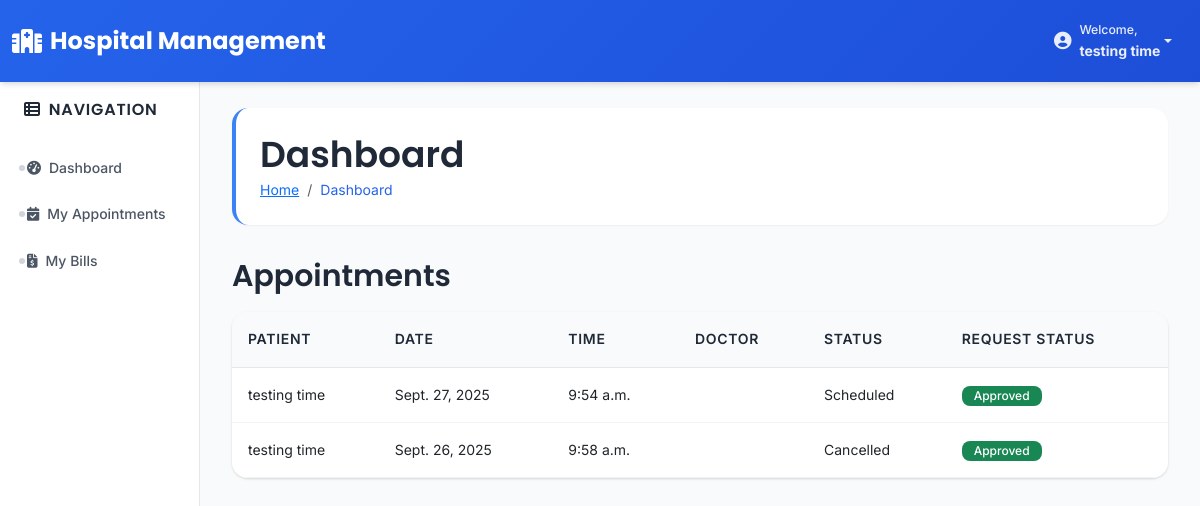
/appointments/ (signed in), run on an earlier commit of the app's database.
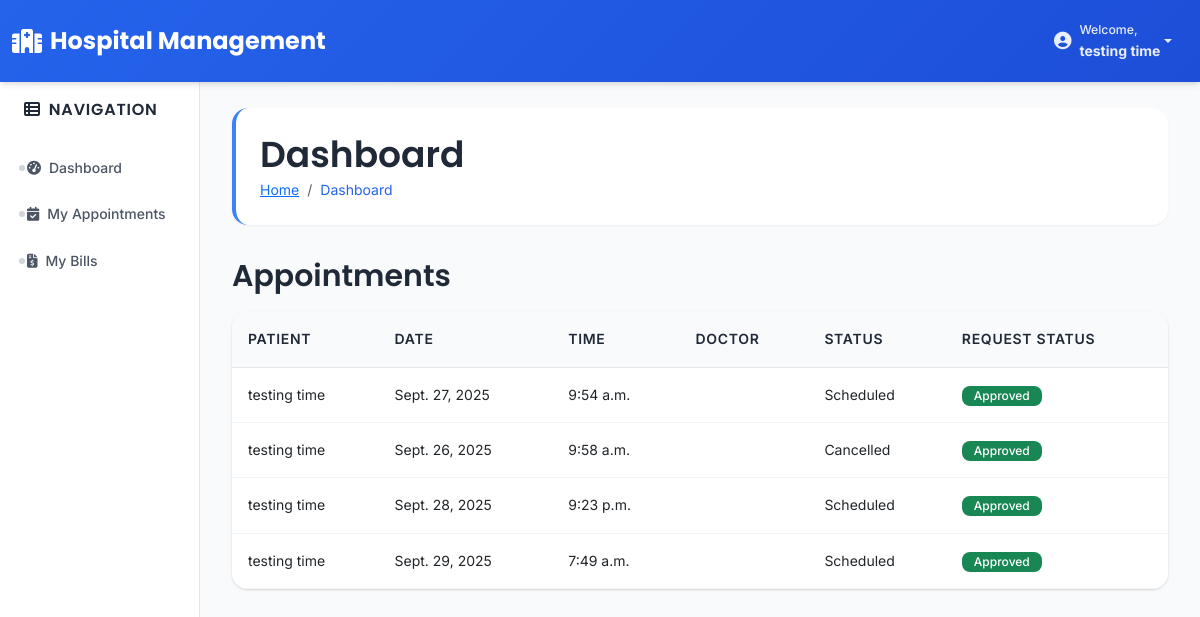
And on a later commit of the database.
### appointments/models.py (models this page shows, shortened)
class Appointment(models.Model):
    patient = models.ForeignKey(Patient, on_delete=models.CASCADE)
    doctor = models.ForeignKey(Doctor, on_delete=models.CASCADE)
    date = models.DateField()
    time = models.TimeField()
    status = models.CharField(max_length=20, choices=STATUS_CHOICES, default='Scheduled')
    reason = models.TextField(null=True, blank=True)
    request_status = models.CharField(max_length=20, choices=REQUEST_STATUS_CHOICES, default='Pending')

### patients/models.py (models this page shows, shortened)
class Patient(models.Model):
    user = models.OneToOneField(
        CustomUser,
        on_delete=models.CASCADE,
        related_name='patient_profile',
        null=True,
        blank=True
    )
    name = models.CharField(max_length=100)
    age = models.IntegerField(null=True, blank=True)
    gender = models.CharField(max_length=20, choices=[
        ('Male','Male'),
        ('Female','Female'),
        ('Others','Others'),
        ('Prefer not to say','Prefer not to say')
    ])
    contact = models.CharField(max_length=15)
    address = models.TextField()
    created_at = models.DateTimeField(auto_now_add=True)
    username = models.CharField(max_length=150, unique=True, null=True, blank=True)  # new field
    phone = models.CharField(max_length=15, null=True, blank=True)

### appointments/views.py (the view)
# urls.py: path('', views.appointment_list, name='appointment_list'),
@login_required
def appointment_list(request):
    if request.user.role in ['admin', 'receptionist']:
        appointments = Appointment.objects.all()
    elif request.user.role == 'doctor':
        if hasattr(request.user, 'doctor_profile'):
            appointments = Appointment.objects.filter(doctor=request.user.doctor_profile)
        else:
            messages.error(request, "Doctor profile not found.")
            return redirect('dashboard')
    elif request.user.role == 'patient':
        if hasattr(request.user, 'patient_profile'):
            appointments = Appointment.objects.filter(
                patient=request.user.patient_profile
            ).exclude(request_status='Rejected')  # hide rejected requests
        else:
            messages.error(request, "Patient profile not found.")
            return redirect('dashboard')
    else:
        messages.error(request, "Access denied")
        return redirect('dashboard')
    return render(request, 'appointments/appointment_list.html', {
        'appointments': appointments
    })

### templates/appointments/appointment_list.html (shortened to what this page needs)
{% extends 'base.html' %}
{% load static %}
{% block content %}
<h2>Appointments</h2>
<table class="table">
    <thead>
        <tr>
            <th>Patient</th>
            <th>Date</th>
            <th>Time</th>
            <th>Doctor</th>
            <th>Status</th>
            <th>Request Status</th>
        </tr>
    </thead>
    <tbody>
        {% for appointment in appointments %}
        <tr>
            <td>{{ appointment.patient.name }}</td>
            <td>{{ appointment.date }}</td>
            <td>{{ appointment.time }}</td>
            <td>{{ appointment.doctor.name }}</td>
            <td>{{ appointment.status }}</td>
            <td>
                {% if appointment.request_status == "Pending" %}
                    <span class="badge bg-warning">{{ appointment.request_status }}</span>
                {% elif appointment.request_status == "Approved" %}
                    <span class="badge bg-success">{{ appointment.request_status }}</span>
                {% elif appointment.request_status == "Rejected" %}
                    <span class="badge bg-danger">{{ appointment.request_status }}</span>
                {% endif %}
            </td>
        </tr>
        {% empty %}
        <tr>
            <td colspan="7">No appointments found.</td>
        </tr>
        {% endfor %}
    </tbody>
</table>
{% endblock %}

What changed in the data, as far as the page shows it:
added Appointment: patient.name "testing time", date "Sept. 28, 2025", time "9:23 p.m.", status "Scheduled", request_status "Approved"
added Appointment: patient.name "testing time", date "Sept. 29, 2025", time "7:49 a.m.", status "Scheduled", request_status "Approved"
